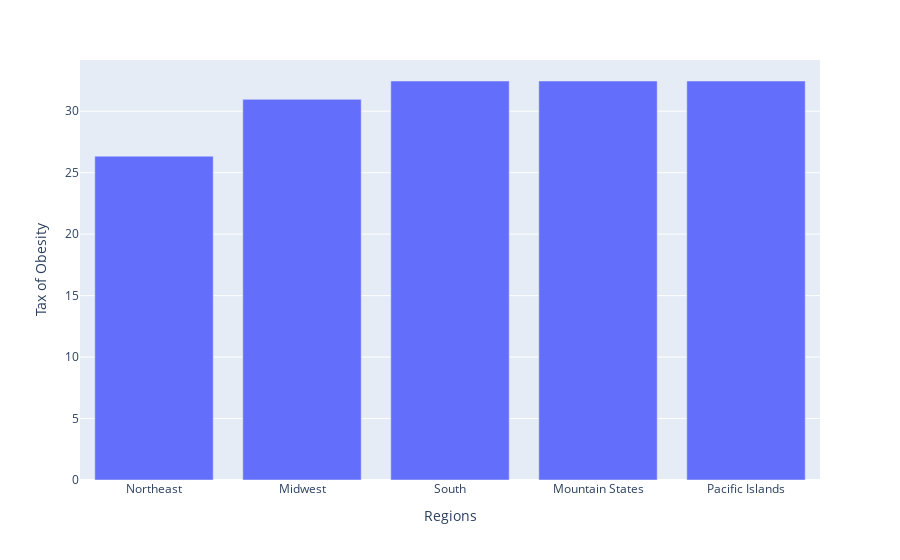

Notebook code cell kept with this figure:
### Code cell
fig1 = px.bar(x=regional_divisions, y=mean_values)
fig1.update_yaxes(title="Tax of Obesity")
fig1.update_xaxes(title="Regions")

### Figure 1 — Plotly figure (JSON) as saved in the notebook; plotly's stock layout.template omitted (floating-point values rounded to 4 significant figures)
{"data": [{"alignmentgroup": "True", "hovertemplate": "x=%{x}<br>y=%{y}<extra></extra>", "legendgroup": "", "marker": {"color": "#636efa", "pattern": {"shape": ""}}, "name": "", "offsetgroup": "", "orientation": "v", "showlegend": false, "textposition": "auto", "type": "bar", "x": ["Northeast", "Midwest", "South", "Mountain States", "Pacific Islands"], "xaxis": "x", "y": [26.34, 30.96, 32.46, 32.46, 32.46], "yaxis": "y"}], "layout": {"barmode": "relative", "legend": {"tracegroupgap": 0}, "margin": {"t": 60}, "xaxis": {"anchor": "y", "domain": [0, 1], "title": {"text": "Regions"}}, "yaxis": {"anchor": "x", "domain": [0, 1], "title": {"text": "Tax of Obesity"}}}}
